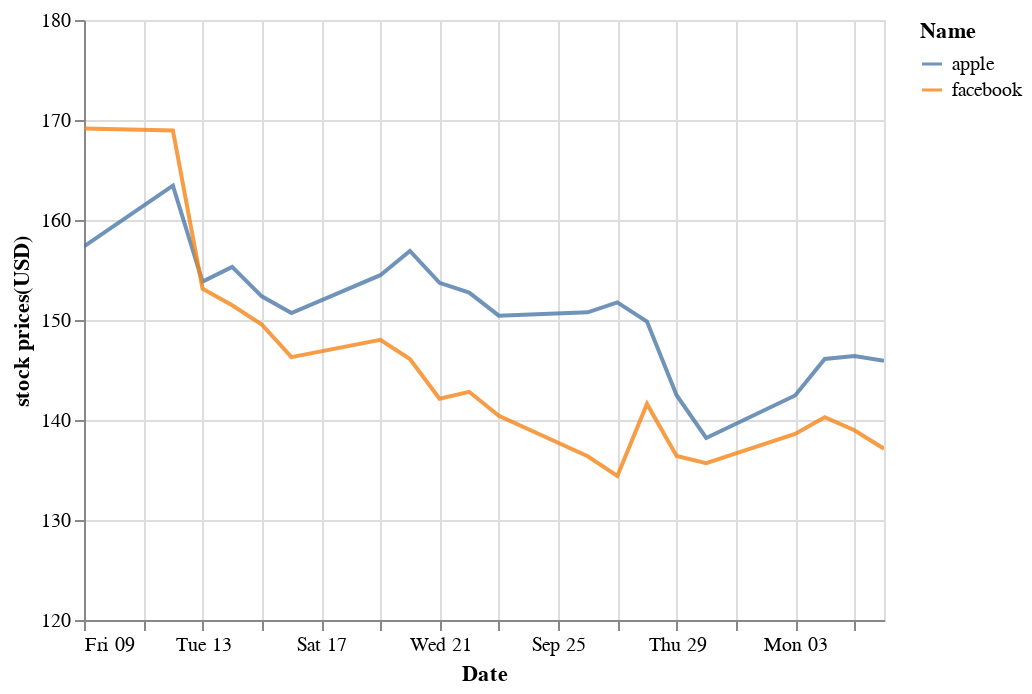

Notebook cell for this chart:
### Code cell
chart = (
    alt.Chart(data)
    .mark_line(opacity=0.8, clip=True)
    .encode(
        x="Date:T",
        y=alt.Y("stock prices(USD):Q", stack=None, scale=alt.Scale(domain=[120,180])),
        color='Name:N'
    )
)
chart

### Figure 1 — Vega-Lite specification as saved in the notebook (floating-point values rounded to 4 significant figures)
{"config": {"view": {"continuousWidth": 400, "continuousHeight": 300}}, "data": {"name": "data-9d88b26a78687c0f8501ab5f56b0e564"}, "mark": {"type": "line", "clip": true, "opacity": 0.8}, "encoding": {"color": {"field": "Name", "type": "nominal"}, "x": {"field": "Date", "type": "temporal"}, "y": {"field": "stock prices(USD)", "scale": {"domain": [120, 180]}, "stack": null, "type": "quantitative"}}, "$schema": "https://vega.github.io/schema/vega-lite/v4.17.0.json", "datasets": {"data-9d88b26a78687c0f8501ab5f56b0e564": [{"Date": "09 September 2022", "Name": "apple", "stock prices(USD)": 157.4}, {"Date": "12 September 2022", "Name": "apple", "stock prices(USD)": 163.4}, {"Date": "13 September 2022", "Name": "apple", "stock prices(USD)": 153.8}, {"Date": "14 September 2022", "Name": "apple", "stock prices(USD)": 155.3}, {"Date": "15 September 2022", "Name": "apple", "stock prices(USD)": 152.4}, {"Date": "16 September 2022", "Name": "apple", "stock prices(USD)": 150.7}, {"Date": "19 September 2022", "Name": "apple", "stock prices(USD)": 154.5}, {"Date": "20 September 2022", "Name": "apple", "stock prices(USD)": 156.9}, {"Date": "21 September 2022", "Name": "apple", "stock prices(USD)": 153.7}, {"Date": "22 September 2022", "Name": "apple", "stock prices(USD)": 152.7}, {"Date": "23 September 2022", "Name": "apple", "stock prices(USD)": 150.4}, {"Date": "26 September 2022", "Name": "apple", "stock prices(USD)": 150.8}, {"Date": "27 September 2022", "Name": "apple", "stock prices(USD)": 151.8}, {"Date": "28 September 2022", "Name": "apple", "stock prices(USD)": 149.8}, {"Date": "29 September 2022", "Name": "apple", "stock prices(USD)": 142.5}, {"Date": "30 September 2022", "Name": "apple", "stock prices(USD)": 138.2}, {"Date": "03 October 2022", "Name": "apple", "stock prices(USD)": 142.4}, {"Date": "04 October 2022", "Name": "apple", "stock prices(USD)": 146.1}, {"Date": "05 October 2022", "Name": "apple", "stock prices(USD)": 146.4}, {"Date": "06 October 2022", "Name": "apple", "stock prices(USD)": 145.9}, {"Date": "09 September 2022", "Name": "facebook", "stock prices(USD)": 169.1}, {"Date": "12 September 2022", "Name": "facebook", "stock prices(USD)": 169.0}, {"Date": "13 September 2022", "Name": "facebook", "stock prices(USD)": 153.1}, {"Date": "14 September 2022", "Name": "facebook", "stock prices(USD)": 151.5}, {"Date": "15 September 2022", "Name": "facebook", "stock prices(USD)": 149.6}, {"Date": "16 September 2022", "Name": "facebook", "stock prices(USD)": 146.3}, {"Date": "19 September 2022", "Name": "facebook", "stock prices(USD)": 148.0}, {"Date": "20 September 2022", "Name": "facebook", "stock prices(USD)": 146.1}, {"Date": "21 September 2022", "Name": "facebook", "stock prices(USD)": 142.1}, {"Date": "22 September 2022", "Name": "facebook", "stock prices(USD)": 142.8}, {"Date": "23 September 2022", "Name": "facebook", "stock prices(USD)": 140.4}, {"Date": "26 September 2022", "Name": "facebook", "stock prices(USD)": 136.4}, {"Date": "27 September 2022", "Name": "facebook", "stock prices(USD)": 134.4}, {"Date": "28 September 2022", "Name": "facebook", "stock prices(USD)": 141.6}, {"Date": "29 September 2022", "Name": "facebook", "stock prices(USD)": 136.4}, {"Date": "30 September 2022", "Name": "facebook", "stock prices(USD)": 135.7}, {"Date": "03 October 2022", "Name": "facebook", "stock prices(USD)": 138.6}, {"Date": "04 October 2022", "Name": "facebook", "stock prices(USD)": 140.3}, {"Date": "05 October 2022", "Name": "facebook", "stock prices(USD)": 139.0}, {"Date": "06 October 2022", "Name": "facebook", "stock prices(USD)": 137.1}]}}
